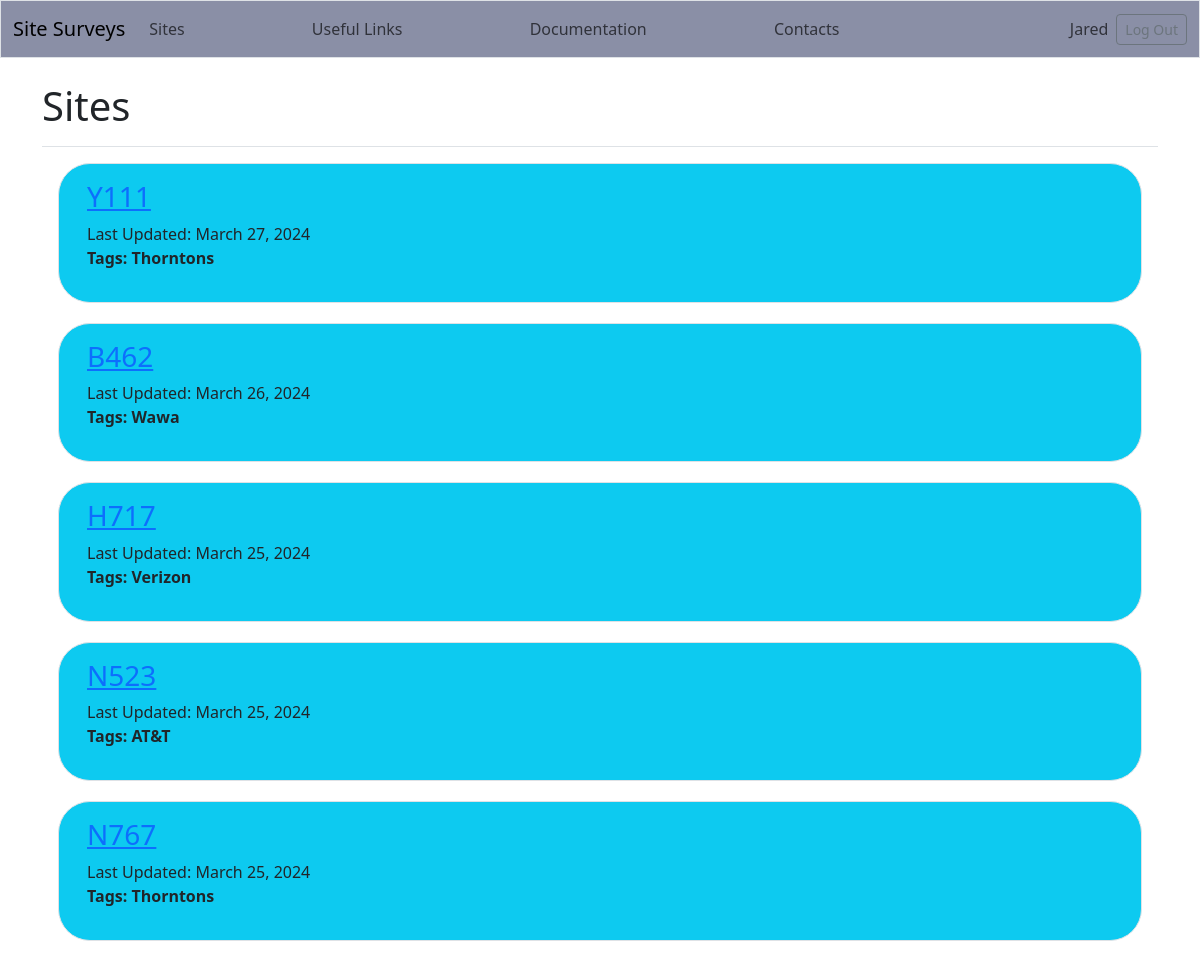
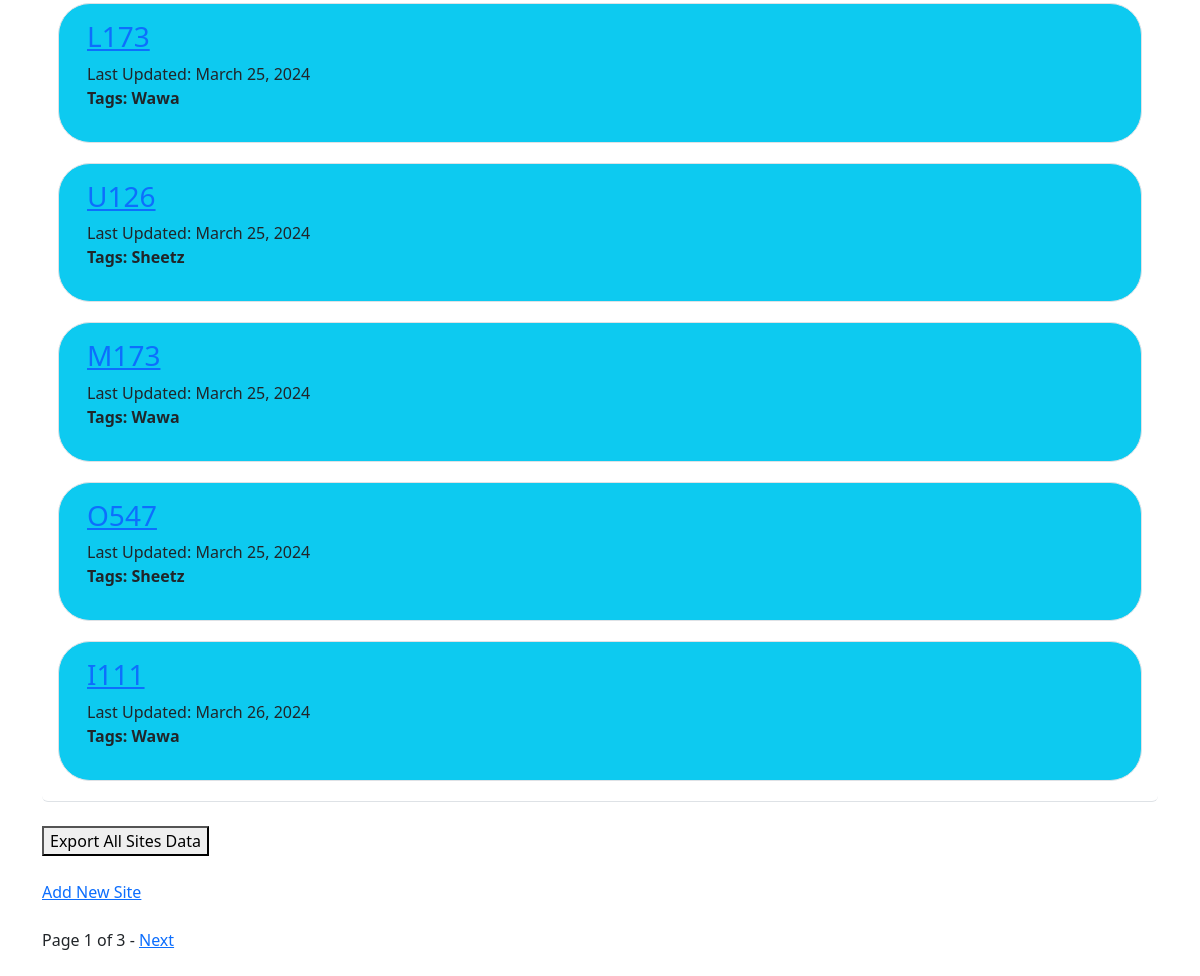
The page /sites/ (signed in) on the database its author committed (2 pictures, top to bottom).
### site_surveys/models.py (models this page shows, shortened)
class Site(models.Model):
    title = models.CharField(
        max_length=4,
        unique=True
    )
    slug = models.SlugField(max_length=250)
    date_added = models.DateField(auto_now_add=True)
    updated = models.DateField(auto_now=True)
    owner = models.ForeignKey(User, on_delete=models.CASCADE, null=True)
    first_name = models.CharField(max_length=100)
    last_name = models.CharField(max_length=100)
    email = models.EmailField()
    street_address = models.CharField(max_length=100)
    city = models.CharField(max_length=100)
    state = models.CharField(max_length=2)
    zip_code = models.CharField(max_length=5)
    SITE_TYPES = [
        ("Wawa", "Wawa"),
        ("Sheetz", "Sheetz"),
        ("Thorntons", "Thorntons"),
        ("AT&T", "AT&T"),
        ("Verizon", "Verizon")
    ]
    site_type = models.CharField(
        choices=SITE_TYPES,
        max_length=100
    )
    YES_NO_CHOICES = [
        ("Yes", "Yes"),
        ("No", "No")
    ]
    front = models.CharField(
        choices=YES_NO_CHOICES,
        max_length=4,
    )
    back = models.CharField(
        choices=YES_NO_CHOICES,
        max_length=4,
    )
    left = models.CharField(
        choices=YES_NO_CHOICES,
        max_length=4,
    )
    right = models.CharField(
        choices=YES_NO_CHOICES,
        max_length=4,
    )
    router_one = models.CharField(
        choices=YES_NO_CHOICES,
        max_length=4,
    )
    router_two = models.CharField(
        choices=YES_NO_CHOICES,
        max_length=4,
    )
    switch_one = models.CharField(
        choices=YES_NO_CHOICES,
        max_length=4,
    )
    switch_two = models.CharField(
        choices=YES_NO_CHOICES,
        max_length=4,
    )
    server_one = models.CharField(
        choices=YES_NO_CHOICES,
        max_length=4,
    )
    server_two = models.CharField(
        choices=YES_NO_CHOICES,
        max_length=4,
    )
    mdf = models.CharField(
        choices=YES_NO_CHOICES,
        max_length=4,
    )
    idf = models.CharField(
        choices=YES_NO_CHOICES,
        max_length=4,
    )
    tags = TaggableManager()
    class Meta:
        ordering = ['-title']

### site_surveys/views.py (the view)
# urls.py: path("sites/", views.sites, name="sites"),
@login_required
def sites(request):
    sites = Site.objects.order_by("date_added")
    paginator = Paginator(sites, 10)
    page_number = request.GET.get("page", 1)
    try:
        site = paginator.page(page_number)
    except PageNotAnInteger:
        site = paginator.page(1)
    except EmptyPage:
        site = paginator.page(paginator.num_pages)
    context = {"sites": site}
    return render(request, "site_surveys/sites.html", context)

### site_surveys/templates/site_surveys/sites.html (shortened to what this page needs)
<!DOCTYPE html>
<html lang="en">
<head>
</head>
<body>
    {% extends "site_surveys/base.html" %}
    {% block page_header %}
        <h1>Sites</h1>
    {% endblock page_header %}
    {% block content %}
        <ul class="list-group border-bottom pb-2 mb-4">
            {% for site in sites %}
                <li class="list-group-item border-0">
                    <div class="p-3 mb-1 bg-info text-bg-body border rounded-5">
                        <div class="container">
                            <a href="{% url 'site_surveys:site' site.id %}"><h3>{{ site.title.upper }}</h3></a>
                            <div>Last Updated: {{ site.updated }}</div>
                            <p class="tags"><strong>Tags: {{ site.tags.all|join:", " }}</strong></p>
                        </div>
                    </div>
                </li>
            {% empty %}
                <li class="list-group-item border-0">No sites have been added yet.</li>
            {% endfor %}
        </ul>
        <div><a href="{% url 'site_surveys:export_all_sites' %}">
            <button type="button" class="button">Export All Sites Data</button></a></div>
        <br><a href="{% url 'site_surveys:new_site' %}">Add New Site</a>
    {% include "site_surveys/pagination.html" with page=sites %}
        <br>
    {% endblock content %}

### site_surveys/templates/site_surveys/base.html (shortened to what this page needs)
<!DOCTYPE html>
<html lang="en">
<head>
    {% load django_bootstrap5 %}
    {% bootstrap_css %}
</head>
<body>
    <nav class="navbar navbar-expand-md navbar-light mb-4 border" style="background-color: #8a8fa6;">
        <div class="container-fluid">
            <a class="navbar-brand" href="{% url 'site_surveys:index' %}">Site Surveys</a>
            <div class="collapse navbar-collapse" id="navbarCollapse">
                <ul class="navbar-nav me-auto mb-2 mb-md-0">
                    <li class="nav-item">
                        <a class="nav-link" href="{% url 'site_surveys:sites' %}">Sites</a>
                    </li>
                </ul>
                <ul class="navbar-nav me-auto mb-2 mb-md-0">
                    <li class="nav-item">
                        <a class="nav-link" href="{% url 'site_surveys:useful_links' %}">Useful Links</a>
                    </li>
                </ul>
                <ul class="navbar-nav me-auto mb-2 mb-md-0">
                    <li class="nav-item">
                        <a class="nav-link" href="{% url 'site_surveys:documentation' %}">Documentation</a>
                    </li>
                </ul>
                <ul class="navbar-nav me-auto mb-2 mb-md-0">
                    <li class="nav-item">
                        <a class="nav-link" href="{% url 'site_surveys:contacts' %}">Contacts</a>
                    </li>
                </ul>
                <ul class="navbar-nav ms-auto mb-2 mb-md-0">
                    {% if user.is_authenticated %}
                        <li class="nav-item">
                            <span class="navbar-text me-2">{{ user.username.title }}</span>
                        </li>
                    {% endif %}
                </ul>
                {% if user.is_authenticated %}
                    <form action="{% url 'accounts:logout' %}" method='post'>
                        <button name='submit' class='btn btn-outline-secondary btn-sm' data-toggle="tooltip"
                                data-placement="top" title="Click to log out of site.">Log Out</button>
                    </form>
                {% endif %}
            </div>
        </div>
    </nav>
    <main class="container">
        <div class="pb-2 mb-2 border-bottom">
            {% block page_header %}{% endblock page_header %}
        </div>
        <div>
            {% block content %}{% endblock content %}
        </div>
    </main>
</body>
</html>

### rows shown on the page
Site: title "Y111", updated "March 27, 2024", tags.all "Thorntons"
Site: title "B462", updated "March 26, 2024", tags.all "Wawa"
Site: title "H717", updated "March 25, 2024", tags.all "Verizon"
Site: title "N523", updated "March 25, 2024", tags.all "AT&T"
Site: title "N767", updated "March 25, 2024", tags.all "Thorntons"
Site: title "L173", updated "March 25, 2024", tags.all "Wawa"
Site: title "U126", updated "March 25, 2024", tags.all "Sheetz"
Site: title "M173", updated "March 25, 2024", tags.all "Wawa"
Site: title "O547", updated "March 25, 2024", tags.all "Sheetz"
Site: title "I111", updated "March 26, 2024", tags.all "Wawa"

### other values the page prints
{{ user.username.title }} "Jared"
{{ page.number }} "1"
{{ page.paginator.num_pages }} "3"
